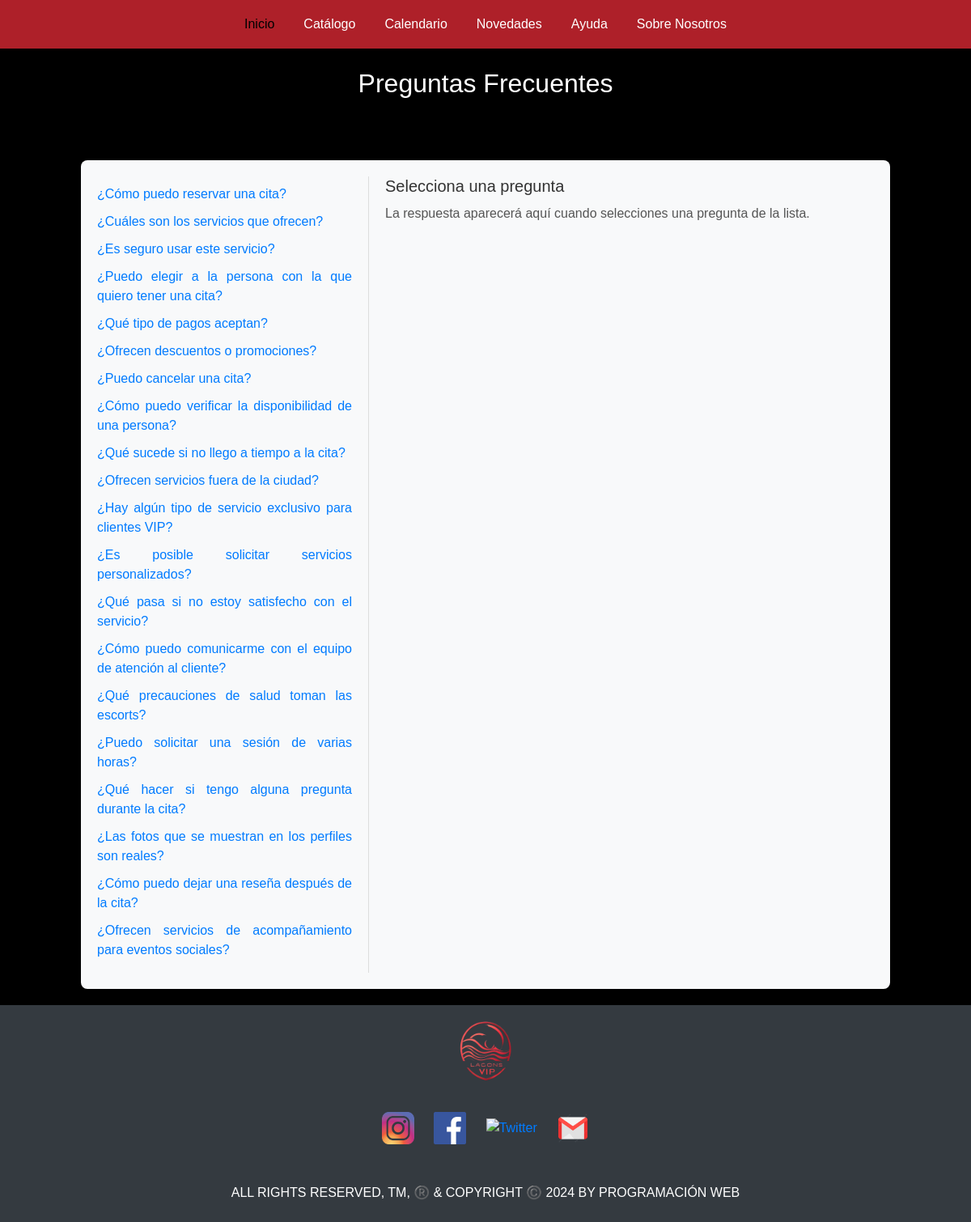
/faqs2.php, run on the app's committed database.
### tables this page shows
CREATE TABLE `preguntasfrecuentes` (
  `id_preguntas_frecuentes` int(11) NOT NULL,
  `pregunta` varchar(255) NOT NULL,
  `respuesta` text NOT NULL
);

### faqs2.php (the view, shortened to what this page needs)
<?php
include 'head.php';
include 'BaseDatos/db.php';
$query = "SELECT id_preguntas_frecuentes, pregunta, respuesta FROM preguntasfrecuentes";
$result = $conn->query($query);
$faqs = [];
if ($result) {
    while ($row = $result->fetch_assoc()) {
        $faqs[] = $row;
    }
}
?>
<!DOCTYPE html>
<html lang="es">
<head>
    <link rel="stylesheet" href="https://stackpath.bootstrapcdn.com/bootstrap/4.5.2/css/bootstrap.min.css">
    <link rel="stylesheet" type="text/css" href="CSS/styles.css">
</head>
<body>
<br>
<h2 class="text-center">Preguntas Frecuentes</h2>
<div class="container mt-5">
    <div class="faq-container">
        <div class="faq-questions">
            <ul>
                <?php foreach ($faqs as $faq): ?>
                    <li onclick="showAnswer(<?= $faq['id_preguntas_frecuentes'] ?>)"><?= htmlspecialchars($faq['pregunta']) ?></li>
                <?php endforeach; ?>
            </ul>
        </div>
        <div class="faq-answer">
            <h5 id="answer-title">Selecciona una pregunta</h5>
            <p id="answer-content">La respuesta aparecerá aquí cuando selecciones una pregunta de la lista.</p>
        </div>
    </div>
</div>
	<?php
        include 'footer.php'
    ?>
</body>
</html>

### head.php (shortened to what this page needs)
<!DOCTYPE html>
<html>
<head>
	<link href="https://cdn.jsdelivr.net/npm/bootstrap@5.3.0-alpha1/dist/css/bootstrap.min.css" rel="stylesheet">
</head>
<body>
    <nav class="navbar navbar-expand-lg">
        <div class="container-fluid">
            <ul class="navbar-nav mx-auto">
                <li class="nav-item">
                    <a class="nav-link active" href="index.php">Inicio</a>
                </li>
                <li class="nav-item">
                    <a class="nav-link" href="catalogo.php">Catálogo</a>
                </li>
                <li class="nav-item">
                    <a class="nav-link" href="calendario.php">Calendario</a>
                </li>
                <li class="nav-item">
                    <a class="nav-link" href="novedades.php">Novedades</a>
                </li>
                <li class="nav-item">
                    <a class="nav-link" href="faqs.php">Ayuda</a>
                </li>
                <li class="nav-item">
                    <a class="nav-link" href="aboutus.php">Sobre Nosotros</a>
                </li>
            </ul>
        </div>
    </nav>
</body>
</html>

### footer.php (shortened to what this page needs)
<!DOCTYPE html>
<html>
<head>
</head>
<body>
    <footer class="footer bg-dark text-white text-center py-2">
        <img src="IMAGENES/logo.png" alt="Logo" style="width: 100px;">
        <div class="social-icons mt-4">
            <center>
                <a href="https://www.instagram.com/omaruwu9?igsh=bDh0aG4zNW1jaXIz&utm_source=qr"><img src="IMAGENES/instagram.png" alt="Instagram" class="social-icon" style="width: 40px;"></a>
                <a href="https://www.facebook.com/juan.o.patino?mibextid=LQQJ4d"><img src="IMAGENES/facebook.png" alt="Facebook" class="social-icon" style="width: 40px;"></a>
                <a href="https://twitter.com/?lang=es"><img src="IMAGENES/X.JPEG" alt="Twitter" class="social-icon" style="width: 40px;"></a>
                <a href="https://mail.google.com/mail/u/0/#inbox?compose=jrjtXFBjkjChmHtKrDhlBkpWsVZjTcGgNTbBvrvDcJXFvHmSXHfzBmcHDhFJRMsPMSQTgrpn"><img src="IMAGENES/correo.png" alt="Email" class="social-icon" style="width: 40px;"></a>
            </center>
        </div>
        <br>
        <br>
        <p>ALL RIGHTS RESERVED, TM, ®️ & COPYRIGHT ©️ 2024 BY PROGRAMACIÓN WEB</p>
    </footer>
</body>
</html>

### CSS/styles.css (style rules this page uses)
body { background-color: black; color: white; font-family: Arial, sans-serif; text-align: justify; display: flex; flex-direction: column; }
.navbar { background-color: #ae2029; }
.navbar .nav-link { color: white; margin: 0 10px; padding: 10px 20px; border-radius: 5px; }
.container { display: flex; flex-wrap: wrap; justify-content: space-between; padding: 20px; }

### faqs2.php (style rules this page uses)
.faq-container { display: flex; max-width: 1000px; margin: 0 auto; padding: 20px; background-color: #f8f9fa; border-radius: 8px; box-shadow: 0 4px 8px rgba(0, 0, 0, 0.1); }
.faq-questions { width: 35%; border-right: 1px solid #ddd; padding-right: 20px; }
.faq-questions ul { list-style: none; padding: 0; }
.faq-questions li { margin: 10px 0; cursor: pointer; color: #007bff; }
.faq-answer { width: 65%; padding-left: 20px; }
.faq-answer h5 { color: #333; margin-bottom: 10px; }
.faq-answer p { color: #555; }

### footer.php (style rules this page uses)
.social-icons { margin-top: 20px; }
.social-icon { width: 40px; margin: 0 10px; }

### data on the page
preguntasfrecuentes: pregunta "¿Cómo puedo reservar una cita?"
preguntasfrecuentes: pregunta "¿Cuáles son los servicios que ofrecen?"
preguntasfrecuentes: pregunta "¿Es seguro usar este servicio?"
preguntasfrecuentes: pregunta "¿Puedo elegir a la persona con la que quiero tener una cita?"
preguntasfrecuentes: pregunta "¿Qué tipo de pagos aceptan?"
preguntasfrecuentes: pregunta "¿Ofrecen descuentos o promociones?"
preguntasfrecuentes: pregunta "¿Puedo cancelar una cita?"
preguntasfrecuentes: pregunta "¿Cómo puedo verificar la disponibilidad de una persona?"
preguntasfrecuentes: pregunta "¿Qué sucede si no llego a tiempo a la cita?"
preguntasfrecuentes: pregunta "¿Ofrecen servicios fuera de la ciudad?"
preguntasfrecuentes: pregunta "¿Hay algún tipo de servicio exclusivo para clientes VIP?"
preguntasfrecuentes: pregunta "¿Es posible solicitar servicios personalizados?"
preguntasfrecuentes: pregunta "¿Qué pasa si no estoy satisfecho con el servicio?"
preguntasfrecuentes: pregunta "¿Cómo puedo comunicarme con el equipo de atención al cliente?"
preguntasfrecuentes: pregunta "¿Qué precauciones de salud toman las escorts?"
preguntasfrecuentes: pregunta "¿Puedo solicitar una sesión de varias horas?"
preguntasfrecuentes: pregunta "¿Qué hacer si tengo alguna pregunta durante la cita?"
preguntasfrecuentes: pregunta "¿Las fotos que se muestran en los perfiles son reales?"
preguntasfrecuentes: pregunta "¿Cómo puedo dejar una reseña después de la cita?"
preguntasfrecuentes: pregunta "¿Ofrecen servicios de acompañamiento para eventos sociales?"
